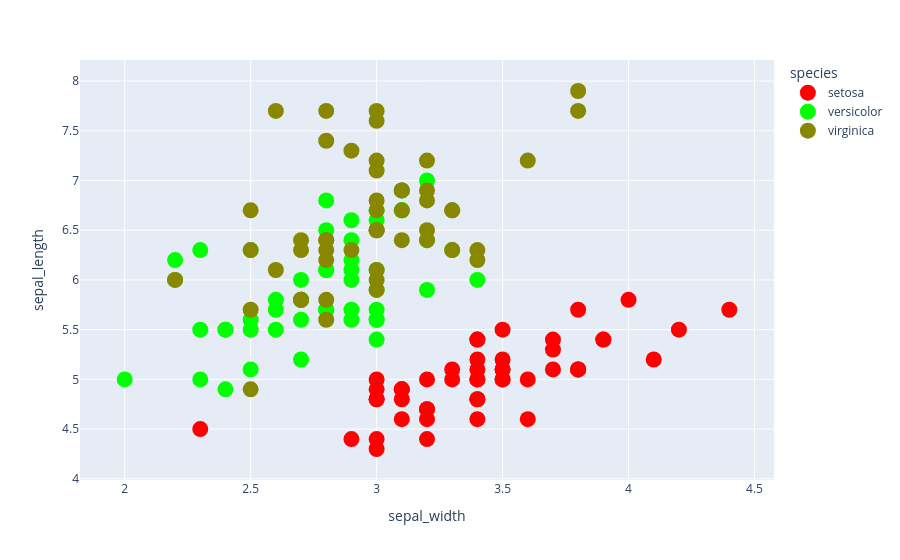
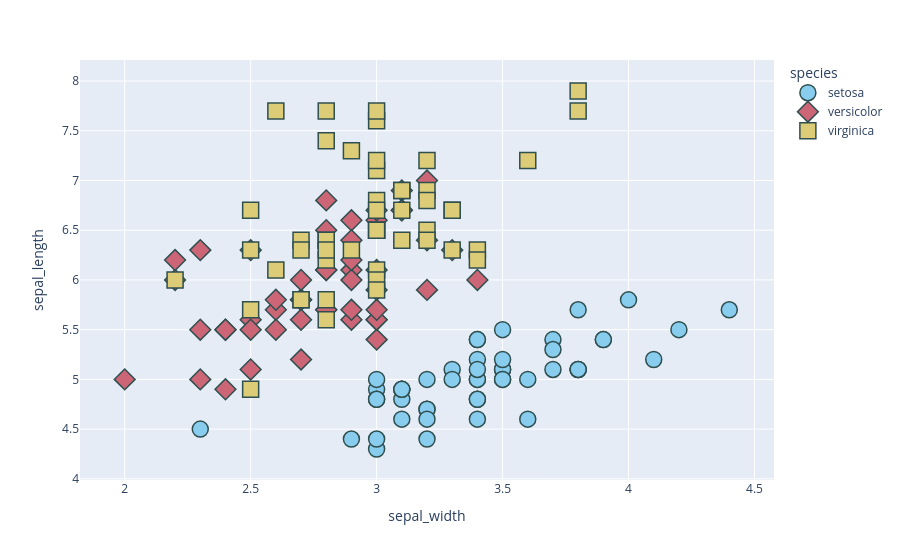

The notebook cell these images were saved under, in order:
### Markdown cell above
### 1. Цветовые схемы и двойное кодирование (Проблема дальтонизма)
Этот скрипт генерирует два графика для сравнения. Первый использует жесткую красно-зеленую палитру, которая сольется для человека с дейтеранопией. Второй использует безопасную палитру и двойное кодирование (цвет + форма маркера).

### Code cell
import plotly.express as px

# Используем датасет iris: 3 вида цветков, кластеры хорошо разделены визуально
df = px.data.iris()

# --- ГРАФИК 1: Недоступный дизайн (Проблема красного и зеленого) ---
fig_bad = px.scatter(
    df, 
    x="sepal_width", 
    y="sepal_length", 
    color="species",
    color_discrete_map={
        "setosa": "#FF0000",      # Чистый красный
        "versicolor": "#00FF00",  # Чистый зеленый
        "virginica": "#888800"    # Оливковый
    }
    
)

# Жестко задаем крупный размер (size=16) и убираем обводку для чистоты эксперимента
fig_bad.update_traces(marker=dict(size=16, line=dict(width=0)))
fig_bad.show()

# =====================================================================

# --- ГРАФИК 2: Инженерное решение (Safe-палитра + Двойное кодирование) ---
fig_good = px.scatter(
    df, 
    x="sepal_width", 
    y="sepal_length", 
    color="species",
    color_discrete_sequence=px.colors.qualitative.Safe, # Встроенная безопасная палитра
    symbol="species" # ДВОЙНОЕ КОДИРОВАНИЕ: Круг, Квадрат, Ромб
)

# Оставляем крупный размер (size=16), но добавляем контрастную темную обводку
fig_good.update_traces(marker=dict(size=16, line=dict(width=1.5, color='DarkSlateGrey')))
fig_good.show()

### Figure 1 — Plotly figure (JSON) as saved in the notebook; plotly's stock layout.template omitted (floating-point values rounded to 4 significant figures)
{"data": [{"hovertemplate": "species=setosa<br>sepal_width=%{x}<br>sepal_length=%{y}<extra></extra>", "legendgroup": "setosa", "marker": {"color": "#FF0000", "line": {"width": 0}, "size": 16, "symbol": "circle"}, "mode": "markers", "name": "setosa", "orientation": "v", "showlegend": true, "type": "scatter", "x": [3.5, 3.0, 3.2, 3.1, 3.6, 3.9, 3.4, 3.4, 2.9, 3.1, 3.7, 3.4, 3.0, 3.0, 4.0, 4.4, 3.9, 3.5, 3.8, 3.8, 3.4, 3.7, 3.6, 3.3, 3.4, 3.0, 3.4, 3.5, 3.4, 3.2, 3.1, 3.4, 4.1, 4.2, 3.1, 3.2, 3.5, 3.1, 3.0, 3.4, 3.5, 2.3, 3.2, 3.5, 3.8, 3.0, 3.8, 3.2, 3.7, 3.3], "xaxis": "x", "y": [5.1, 4.9, 4.7, 4.6, 5.0, 5.4, 4.6, 5.0, 4.4, 4.9, 5.4, 4.8, 4.8, 4.3, 5.8, 5.7, 5.4, 5.1, 5.7, 5.1, 5.4, 5.1, 4.6, 5.1, 4.8, 5.0, 5.0, 5.2, 5.2, 4.7, 4.8, 5.4, 5.2, 5.5, 4.9, 5.0, 5.5, 4.9, 4.4, 5.1, 5.0, 4.5, 4.4, 5.0, 5.1, 4.8, 5.1, 4.6, 5.3, 5.0], "yaxis": "y"}, {"hovertemplate": "species=versicolor<br>sepal_width=%{x}<br>sepal_length=%{y}<extra></extra>", "legendgroup": "versicolor", "marker": {"color": "#00FF00", "line": {"width": 0}, "size": 16, "symbol": "circle"}, "mode": "markers", "name": "versicolor", "orientation": "v", "showlegend": true, "type": "scatter", "x": [3.2, 3.2, 3.1, 2.3, 2.8, 2.8, 3.3, 2.4, 2.9, 2.7, 2.0, 3.0, 2.2, 2.9, 2.9, 3.1, 3.0, 2.7, 2.2, 2.5, 3.2, 2.8, 2.5, 2.8, 2.9, 3.0, 2.8, 3.0, 2.9, 2.6, 2.4, 2.4, 2.7, 2.7, 3.0, 3.4, 3.1, 2.3, 3.0, 2.5, 2.6, 3.0, 2.6, 2.3, 2.7, 3.0, 2.9, 2.9, 2.5, 2.8], "xaxis": "x", "y": [7.0, 6.4, 6.9, 5.5, 6.5, 5.7, 6.3, 4.9, 6.6, 5.2, 5.0, 5.9, 6.0, 6.1, 5.6, 6.7, 5.6, 5.8, 6.2, 5.6, 5.9, 6.1, 6.3, 6.1, 6.4, 6.6, 6.8, 6.7, 6.0, 5.7, 5.5, 5.5, 5.8, 6.0, 5.4, 6.0, 6.7, 6.3, 5.6, 5.5, 5.5, 6.1, 5.8, 5.0, 5.6, 5.7, 5.7, 6.2, 5.1, 5.7], "yaxis": "y"}, {"hovertemplate": "species=virginica<br>sepal_width=%{x}<br>sepal_length=%{y}<extra></extra>", "legendgroup": "virginica", "marker": {"color": "#888800", "line": {"width": 0}, "size": 16, "symbol": "circle"}, "mode": "markers", "name": "virginica", "orientation": "v", "showlegend": true, "type": "scatter", "x": [3.3, 2.7, 3.0, 2.9, 3.0, 3.0, 2.5, 2.9, 2.5, 3.6, 3.2, 2.7, 3.0, 2.5, 2.8, 3.2, 3.0, 3.8, 2.6, 2.2, 3.2, 2.8, 2.8, 2.7, 3.3, 3.2, 2.8, 3.0, 2.8, 3.0, 2.8, 3.8, 2.8, 2.8, 2.6, 3.0, 3.4, 3.1, 3.0, 3.1, 3.1, 3.1, 2.7, 3.2, 3.3, 3.0, 2.5, 3.0, 3.4, 3.0], "xaxis": "x", "y": [6.3, 5.8, 7.1, 6.3, 6.5, 7.6, 4.9, 7.3, 6.7, 7.2, 6.5, 6.4, 6.8, 5.7, 5.8, 6.4, 6.5, 7.7, 7.7, 6.0, 6.9, 5.6, 7.7, 6.3, 6.7, 7.2, 6.2, 6.1, 6.4, 7.2, 7.4, 7.9, 6.4, 6.3, 6.1, 7.7, 6.3, 6.4, 6.0, 6.9, 6.7, 6.9, 5.8, 6.8, 6.7, 6.7, 6.3, 6.5, 6.2, 5.9], "yaxis": "y"}], "layout": {"legend": {"title": {"text": "species"}, "tracegroupgap": 0}, "margin": {"t": 60}, "xaxis": {"anchor": "y", "domain": [0, 1], "title": {"text": "sepal_width"}}, "yaxis": {"anchor": "x", "domain": [0, 1], "title": {"text": "sepal_length"}}}}

### Figure 2 — Plotly figure (JSON) as saved in the notebook; plotly's stock layout.template omitted (floating-point values rounded to 4 significant figures)
{"data": [{"hovertemplate": "species=setosa<br>sepal_width=%{x}<br>sepal_length=%{y}<extra></extra>", "legendgroup": "setosa", "marker": {"color": "rgb(136, 204, 238)", "line": {"color": "DarkSlateGrey", "width": 1.5}, "size": 16, "symbol": "circle"}, "mode": "markers", "name": "setosa", "orientation": "v", "showlegend": true, "type": "scatter", "x": [3.5, 3.0, 3.2, 3.1, 3.6, 3.9, 3.4, 3.4, 2.9, 3.1, 3.7, 3.4, 3.0, 3.0, 4.0, 4.4, 3.9, 3.5, 3.8, 3.8, 3.4, 3.7, 3.6, 3.3, 3.4, 3.0, 3.4, 3.5, 3.4, 3.2, 3.1, 3.4, 4.1, 4.2, 3.1, 3.2, 3.5, 3.1, 3.0, 3.4, 3.5, 2.3, 3.2, 3.5, 3.8, 3.0, 3.8, 3.2, 3.7, 3.3], "xaxis": "x", "y": [5.1, 4.9, 4.7, 4.6, 5.0, 5.4, 4.6, 5.0, 4.4, 4.9, 5.4, 4.8, 4.8, 4.3, 5.8, 5.7, 5.4, 5.1, 5.7, 5.1, 5.4, 5.1, 4.6, 5.1, 4.8, 5.0, 5.0, 5.2, 5.2, 4.7, 4.8, 5.4, 5.2, 5.5, 4.9, 5.0, 5.5, 4.9, 4.4, 5.1, 5.0, 4.5, 4.4, 5.0, 5.1, 4.8, 5.1, 4.6, 5.3, 5.0], "yaxis": "y"}, {"hovertemplate": "species=versicolor<br>sepal_width=%{x}<br>sepal_length=%{y}<extra></extra>", "legendgroup": "versicolor", "marker": {"color": "rgb(204, 102, 119)", "line": {"color": "DarkSlateGrey", "width": 1.5}, "size": 16, "symbol": "diamond"}, "mode": "markers", "name": "versicolor", "orientation": "v", "showlegend": true, "type": "scatter", "x": [3.2, 3.2, 3.1, 2.3, 2.8, 2.8, 3.3, 2.4, 2.9, 2.7, 2.0, 3.0, 2.2, 2.9, 2.9, 3.1, 3.0, 2.7, 2.2, 2.5, 3.2, 2.8, 2.5, 2.8, 2.9, 3.0, 2.8, 3.0, 2.9, 2.6, 2.4, 2.4, 2.7, 2.7, 3.0, 3.4, 3.1, 2.3, 3.0, 2.5, 2.6, 3.0, 2.6, 2.3, 2.7, 3.0, 2.9, 2.9, 2.5, 2.8], "xaxis": "x", "y": [7.0, 6.4, 6.9, 5.5, 6.5, 5.7, 6.3, 4.9, 6.6, 5.2, 5.0, 5.9, 6.0, 6.1, 5.6, 6.7, 5.6, 5.8, 6.2, 5.6, 5.9, 6.1, 6.3, 6.1, 6.4, 6.6, 6.8, 6.7, 6.0, 5.7, 5.5, 5.5, 5.8, 6.0, 5.4, 6.0, 6.7, 6.3, 5.6, 5.5, 5.5, 6.1, 5.8, 5.0, 5.6, 5.7, 5.7, 6.2, 5.1, 5.7], "yaxis": "y"}, {"hovertemplate": "species=virginica<br>sepal_width=%{x}<br>sepal_length=%{y}<extra></extra>", "legendgroup": "virginica", "marker": {"color": "rgb(221, 204, 119)", "line": {"color": "DarkSlateGrey", "width": 1.5}, "size": 16, "symbol": "square"}, "mode": "markers", "name": "virginica", "orientation": "v", "showlegend": true, "type": "scatter", "x": [3.3, 2.7, 3.0, 2.9, 3.0, 3.0, 2.5, 2.9, 2.5, 3.6, 3.2, 2.7, 3.0, 2.5, 2.8, 3.2, 3.0, 3.8, 2.6, 2.2, 3.2, 2.8, 2.8, 2.7, 3.3, 3.2, 2.8, 3.0, 2.8, 3.0, 2.8, 3.8, 2.8, 2.8, 2.6, 3.0, 3.4, 3.1, 3.0, 3.1, 3.1, 3.1, 2.7, 3.2, 3.3, 3.0, 2.5, 3.0, 3.4, 3.0], "xaxis": "x", "y": [6.3, 5.8, 7.1, 6.3, 6.5, 7.6, 4.9, 7.3, 6.7, 7.2, 6.5, 6.4, 6.8, 5.7, 5.8, 6.4, 6.5, 7.7, 7.7, 6.0, 6.9, 5.6, 7.7, 6.3, 6.7, 7.2, 6.2, 6.1, 6.4, 7.2, 7.4, 7.9, 6.4, 6.3, 6.1, 7.7, 6.3, 6.4, 6.0, 6.9, 6.7, 6.9, 5.8, 6.8, 6.7, 6.7, 6.3, 6.5, 6.2, 5.9], "yaxis": "y"}], "layout": {"legend": {"title": {"text": "species"}, "tracegroupgap": 0}, "margin": {"t": 60}, "xaxis": {"anchor": "y", "domain": [0, 1], "title": {"text": "sepal_width"}}, "yaxis": {"anchor": "x", "domain": [0, 1], "title": {"text": "sepal_length"}}}}
